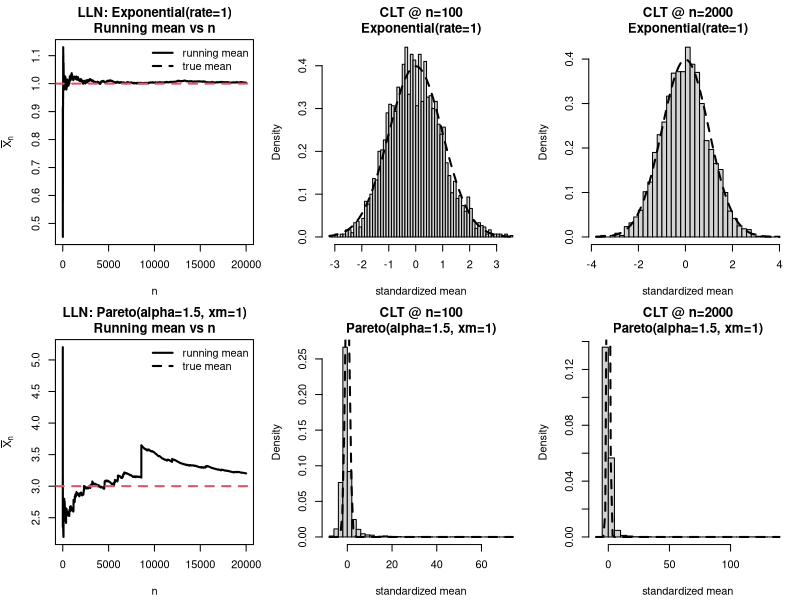

Write the R code that produced this figure.
## ---------- LLN & CLT demo: nice vs nasty ----------
set.seed(123)

## Pareto generator (xm > 0, alpha > 0)
rpareto <- function(n, alpha = 1.5, xm = 1) {
  xm / (runif(n)^(1/alpha))
}

## True means/vars for the two dists we’ll compare
dist_specs <- list(
  exp = list(rfun = function(n) rexp(n, rate = 1),
             mean = 1, var = 1, has_finite_var = TRUE,
             label = "Exponential(rate=1)"),
  pareto = list(rfun = function(n) rpareto(n, alpha = 1.5, xm = 1),
                mean = 1.5/(0.5) * 1,  # alpha/(alpha-1) * xm with alpha=1.5, xm=1 => 3
                var = Inf, has_finite_var = FALSE,
                label = "Pareto(alpha=1.5, xm=1)")
)

## Helper: running mean path (LLN picture)
running_mean <- function(x) cumsum(x) / seq_along(x)

## CLT helper: standardized sample means
## - If finite var: Z_n = sqrt(n)*(xbar - mu)/sigma (known sigma)
## - If infinite var: T_n = sqrt(n)*(xbar - mu)/s (studentized; still fails nicely)
standardized_means <- function(rfun, mu, sigma2, n, reps, finite_var) {
  m <- replicate(reps, mean(rfun(n)))
  if (finite_var) {
    z <- sqrt(n) * (m - mu) / sqrt(sigma2)
  } else {
    s <- replicate(reps, sd(rfun(n)))
    z <- sqrt(n) * (m - mu) / s  # not N(0,1) when variance is infinite
  }
  z
}

## Coverage experiment:
## - If finite var: known-sigma z-CI for mean
## - If infinite var: t-CI using sample sd (will under-cover)
coverage_rate <- function(rfun, mu, sigma2, n, reps, finite_var, level = 0.95) {
  alpha <- 1 - level
  if (finite_var) {
    zcrit <- qnorm(1 - alpha/2)
    inside <- replicate(reps, {
      x <- rfun(n)
      m <- mean(x)
      se <- sqrt(sigma2 / n)
      (mu >= m - zcrit * se) && (mu <= m + zcrit * se)
    })
  } else {
    tcrit <- qt(1 - alpha/2, df = n - 1)
    inside <- replicate(reps, {
      x <- rfun(n)
      m <- mean(x)
      s <- sd(x)
      se <- s / sqrt(n)
      (mu >= m - tcrit * se) && (mu <= m + tcrit * se)
    })
  }
  mean(inside)
}

## ---------------- Run the demo ----------------
n_path <- 20000        # length of single LLN path
n_grid <- c(10, 30, 100, 500, 2000)
reps   <- 3000         # for CLT hist & coverage
par(mfrow = c(2, 3), mar = c(4.2, 4.2, 3, 1))

for (name in c("exp", "pareto")) {
  sp <- dist_specs[[name]]
  
  ## 1) LLN path
  x <- sp$rfun(n_path)
  mu <- sp$mean
  mu_hat <- running_mean(x)
  plot(mu_hat, type = "l", lwd = 2,
       main = paste0("LLN: ", sp$label, "\nRunning mean vs n"),
       xlab = "n", ylab = expression(bar(X)[n]))
  abline(h = mu, col = 2, lwd = 2, lty = 2)
  legend("topright", legend = c("running mean", "true mean"),
         lty = c(1, 2), lwd = c(2, 2), bty = "n")
  
  ## 2) CLT hist at moderate n
  n1 <- n_grid[3]  # 100
  z1 <- standardized_means(sp$rfun, mu, sp$var, n1, reps, sp$has_finite_var)
  hist(z1, breaks = 50, freq = FALSE,
       main = paste0("CLT @ n=", n1, "\n", sp$label),
       xlab = "standardized mean")
  curve(dnorm(x), add = TRUE, lwd = 2, lty = 2)
  
  ## 3) CLT hist at large n
  n2 <- tail(n_grid, 1)  # 2000
  z2 <- standardized_means(sp$rfun, mu, sp$var, n2, reps, sp$has_finite_var)
  hist(z2, breaks = 50, freq = FALSE,
       main = paste0("CLT @ n=", n2, "\n", sp$label),
       xlab = "standardized mean")
  curve(dnorm(x), add = TRUE, lwd = 2, lty = 2)
  
  ## Print coverage for a few n
  cat("\n", sp$label, "coverage (", if (sp$has_finite_var) "z-CI" else "t-CI",
      ", 95% target):\n", sep = "")
  for (n in n_grid) {
    cov <- coverage_rate(sp$rfun, mu, sp$var, n, reps, sp$has_finite_var, level = 0.95)
    cat(sprintf("  n=%4d : %.3f\n", n, cov))
  }
}

par(mfrow = c(1,1))
